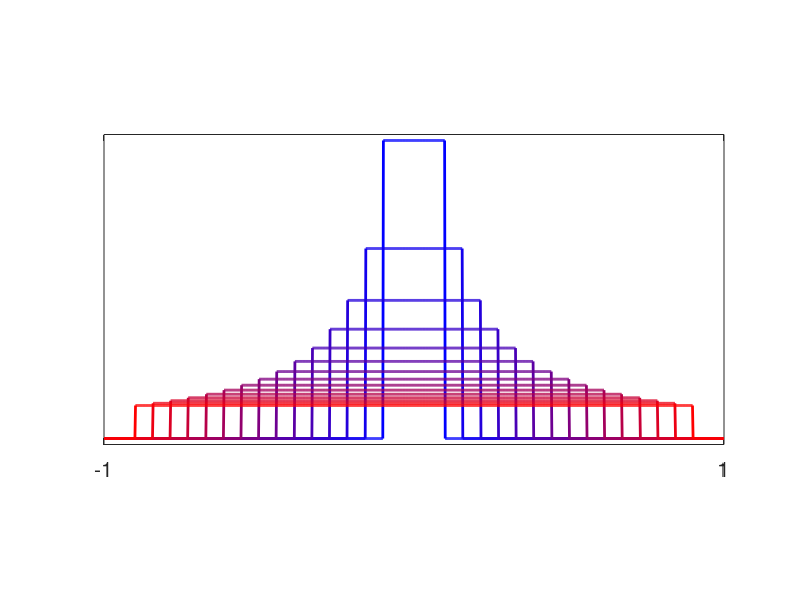
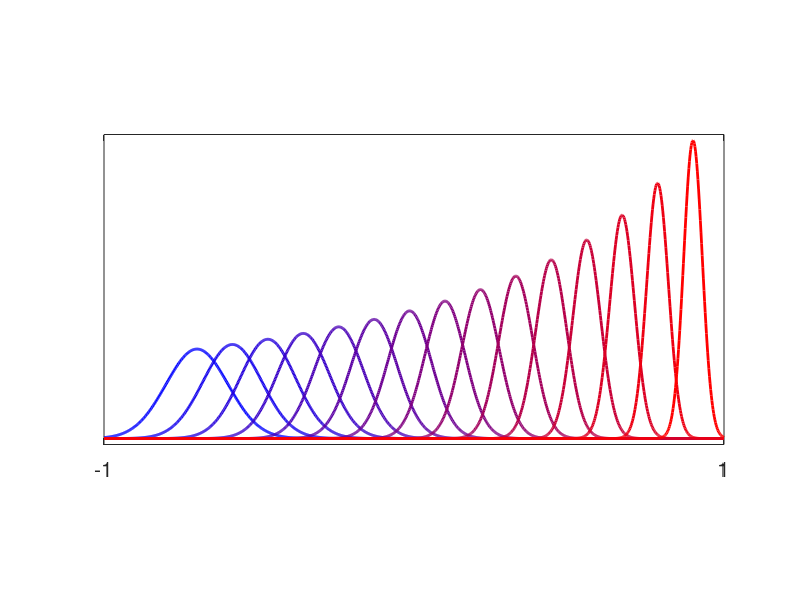
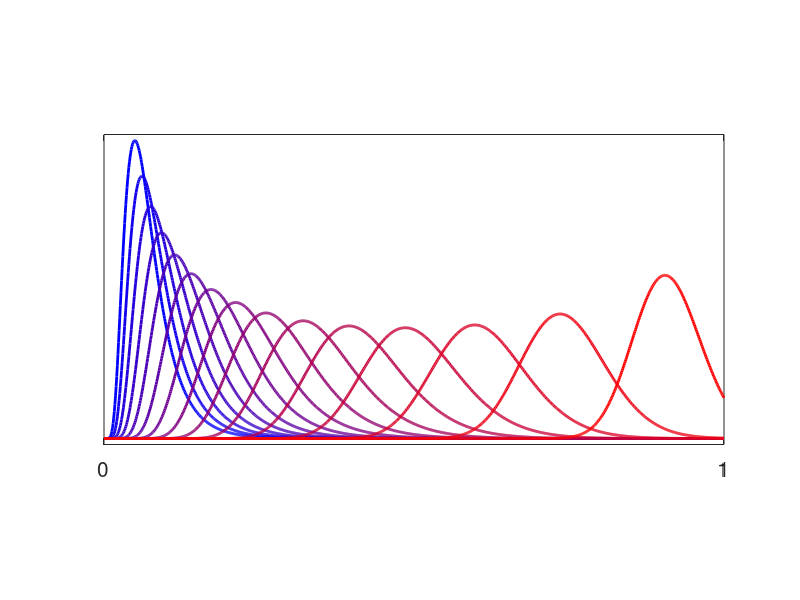
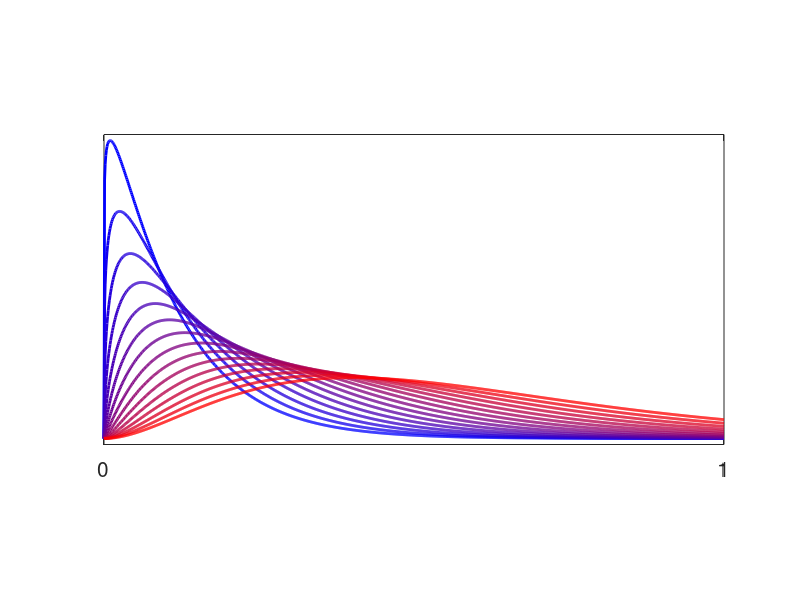

MATLAB code for these plots, in order:
%%
% Just display some maxent famillies


SetAR = @(ar)set(gca, 'PlotBoxAspectRatio', [1 ar 1]);

rep = ['../results/maxent/'];
[~,~] = mkdir(rep);

q = 15; % # distrib

n = 1024;
t = linspace(-1,1,1024);
r = linspace(0,1,1024);
Z = @(x)x/sum(x);

% uniforms
alist = linspace(.1,.9,q);
clf; hold on;
Pmax = 0;
for i=1:q
    c = (i-1)/(q-1);
    P = Z(abs(t)<=alist(i));
    Pmax = max(Pmax,max(P));
    plot(t, P,'color', [c 0 1-c], 'LineWidth', 2 );
end
axis([-1 1 -Pmax*.02, Pmax*1.02]);
box on; set(gca, 'XTick', [-1 1], 'YTick', []); set(gca, 'FontSize', 15);
SetAR(1/2);
saveas(gcf, [rep 'uniform.eps'], 'epsc');

% gaussians
mlist = linspace(-.7,.9,q);
slist = linspace(.1,.03,q);
clf; hold on;
Pmax = 0;
for i=1:q
    c = (i-1)/(q-1);
    P = Z( exp(-(t-mlist(i)).^2 / (2*slist(i).^2) ) );
    Pmax = max(Pmax,max(P));
    plot(t, P,'color', [c 0 1-c], 'LineWidth', 2 );
end
axis([-1 1 -Pmax*.02, Pmax*1.02]);
box on; set(gca, 'XTick', [-1 1], 'YTick', []); set(gca, 'FontSize', 15);
SetAR(1/2);
saveas(gcf, [rep 'gaussian.eps'], 'epsc');


% lognormal
mlist = linspace(-3,-.1,q);
slist = linspace(.5,.06,q);
clf; hold on;
Pmax = 0;
for i=1:q
    c = (i-1)/(q-1);
    P = Z( exp(-(log(r)-mlist(i)).^2 / (2*slist(i).^2) ) );
    Pmax = max(Pmax,max(P));
    plot(r, P,'color', [c 0 1-c], 'LineWidth', 2 );
end
axis([0 1 -Pmax*.02, Pmax*1.02]);
box on; set(gca, 'XTick', [0 1], 'YTick', []); set(gca, 'FontSize', 15);
SetAR(1/2);
saveas(gcf, [rep 'lognormal.eps'], 'epsc');


% gamma
tlist = linspace(.1,.2,q);
klist = linspace(1.1,3,q);
clf; hold on;
Pmax = 0;
for i=1:q
    c = (i-1)/(q-1);
    P = Z( r.^(klist(i)-1) .* exp(-r/tlist(i)) );
    Pmax = max(Pmax,max(P));
    plot(r, P,'color', [c 0 1-c], 'LineWidth', 2 );
end
axis([0 1 -Pmax*.02, Pmax*1.02]);
box on; set(gca, 'XTick', [0 1], 'YTick', []); set(gca, 'FontSize', 15);
SetAR(1/2);
saveas(gcf, [rep 'gamma.eps'], 'epsc');
